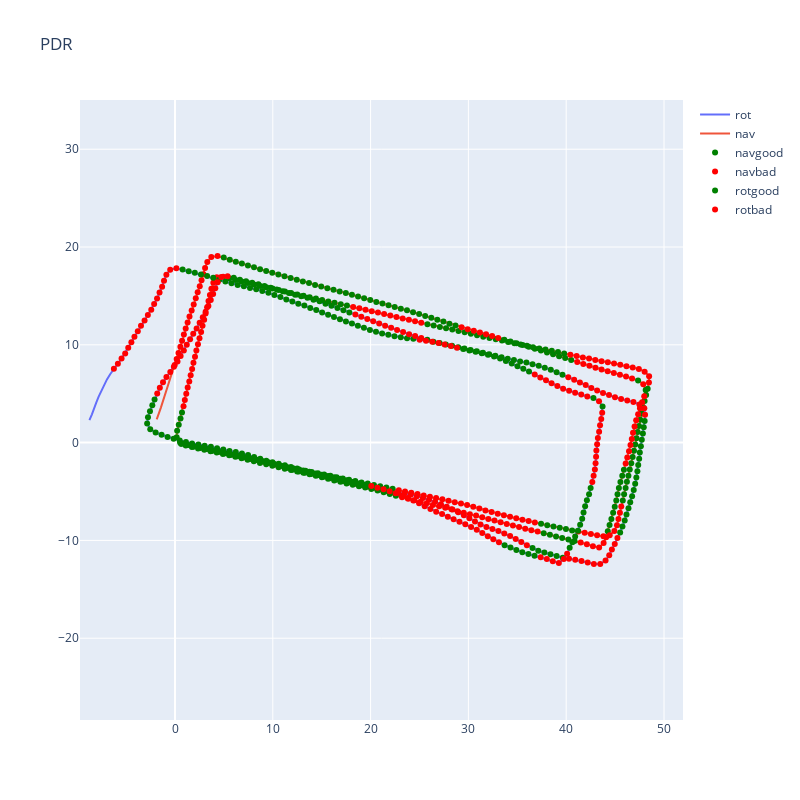

Notebook source saved alongside this figure:
### Code cell
fig = go.Figure()
fig.add_trace(go.Scatter(
    x=position_df['rot_x'], 
    y=position_df['rot_y'],
    name="rot"))
fig.add_trace(go.Scatter(
    x=position_df['nav_x'], 
    y=position_df['nav_y'],
    name="nav"))


for heading, position in zip(["nav", "rot"], [["nav_x","nav_y"],["rot_x","rot_y"]]):
    good_correlation_postion = position_df[position].loc[good_correlation]
    bad_correlation_position = position_df[position].loc[bad_correlation]
    fig.add_trace(go.Scatter(
    x=good_correlation_postion[position[0]], 
    y=good_correlation_postion[position[1]],
    name= heading + "good",
    mode = 'markers',
    marker_color = 'green')
    )
    fig.add_trace(go.Scatter(
    x=bad_correlation_position[position[0]], 
    y=bad_correlation_position[position[1]],
    name= heading + "bad",
    mode = 'markers',
    marker_color = 'red')
    )
fig.update_layout(
    title="PDR",
    width = 800,
    height = 800,
    yaxis = dict(
      scaleanchor = "x",
      scaleratio = 1,
    )
)
fig.show()

### Figure 1 — Plotly figure (JSON) as saved in the notebook; plotly's stock layout.template omitted (floating-point values rounded to 4 significant figures; data arrays with more than 128 entries replaced by an {"elided": "..."} marker saying what was removed)
{"data": [{"name": "rot", "type": "scatter", "x": {"elided": "386 float values"}, "y": {"elided": "386 float values"}}, {"name": "nav", "type": "scatter", "x": {"elided": "386 float values"}, "y": {"elided": "386 float values"}}, {"marker": {"color": "green"}, "mode": "markers", "name": "navgood", "type": "scatter", "x": {"elided": "214 float values"}, "y": {"elided": "214 float values"}}, {"marker": {"color": "red"}, "mode": "markers", "name": "navbad", "type": "scatter", "x": {"elided": "163 float values"}, "y": {"elided": "163 float values"}}, {"marker": {"color": "green"}, "mode": "markers", "name": "rotgood", "type": "scatter", "x": {"elided": "214 float values"}, "y": {"elided": "214 float values"}}, {"marker": {"color": "red"}, "mode": "markers", "name": "rotbad", "type": "scatter", "x": {"elided": "163 float values"}, "y": {"elided": "163 float values"}}], "layout": {"height": 800, "title": {"text": "PDR"}, "width": 800, "yaxis": {"scaleanchor": "x", "scaleratio": 1}}}
